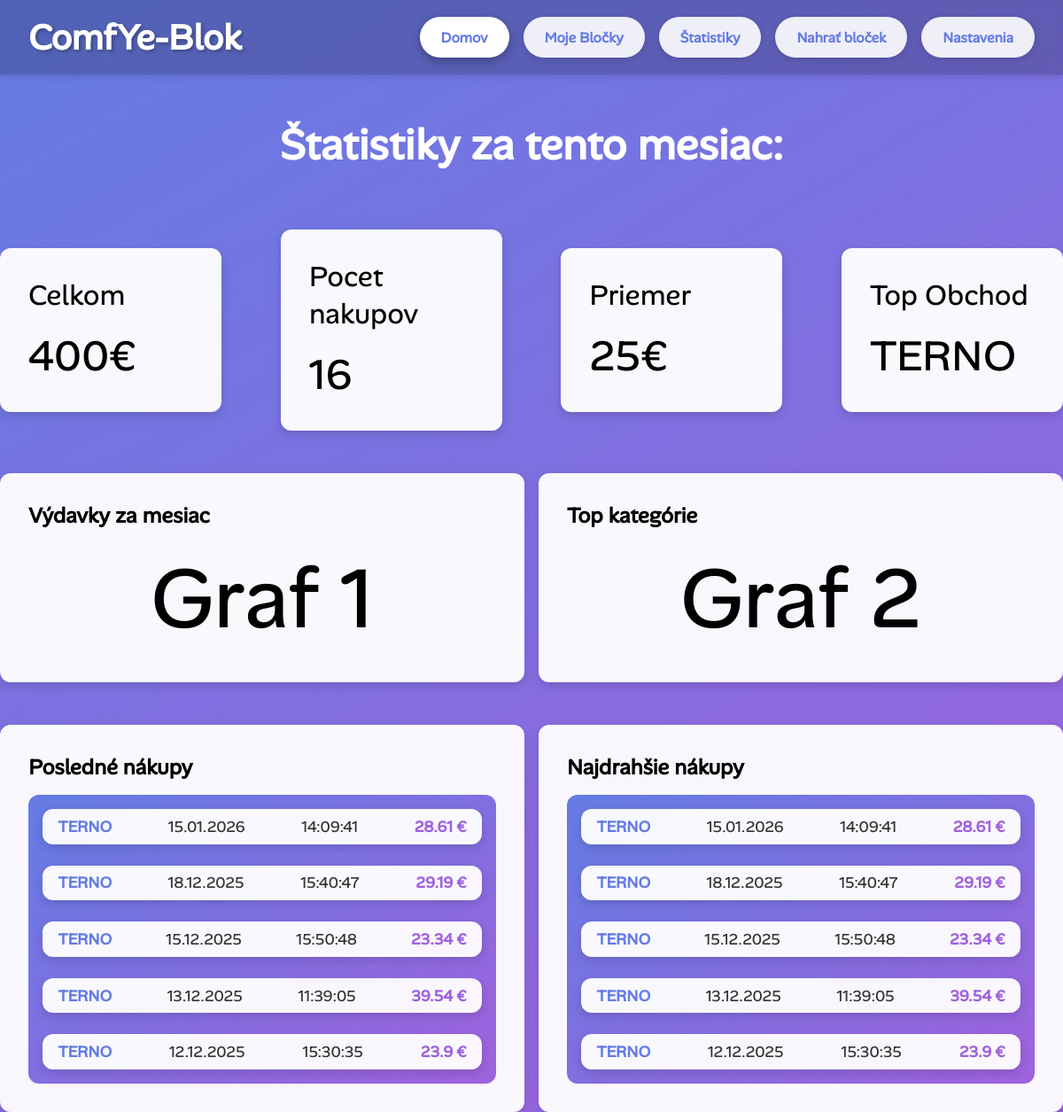
The page / on the database its author committed.
### tables this page shows
CREATE TABLE receipts(
        id INTEGER PRIMARY KEY AUTOINCREMENT,
        shop_name TEXT NOT NULL,
        date TEXT NOT NULL,
        time TEXT NOT NULL,
        datetime_iso TEXT NOT NULL,
        prize REAL NOT NULL,
        UNIQUE(shop_name,date,time,prize)
        );

### app.py (the view)
@app.route('/')
def index():
    last_receipts = helper.get_last_5_receipts()
    expensive_receipts = helper.get_top_5_expensive()
    return render_template('index.html', last_receipts = last_receipts, expensive_receipts = expensive_receipts)

### helper.py (called while the page is built)
def get_last_5_receipts():
    con = sqlite3.connect(database)
    con.row_factory = sqlite3.Row
    cur = con.cursor()
    cur.execute("""SELECT * FROM receipts
    ORDER BY datetime_iso DESC LIMIT 5""")
    receipts = cur.fetchall()
    con.close()
    return receipts

def get_top_5_expensive():
    con = sqlite3.connect(database)
    con.row_factory = sqlite3.Row
    cur = con.cursor()
    cur.execute("""SELECT * FROM receipts
    ORDER BY datetime_iso DESC LIMIT 5""")
    receipts = cur.fetchall()
    con.close()
    return receipts

### templates/index.html (shortened to what this page needs)
{% extends "base.html" %}
{% block css_addon %}
 <link rel="stylesheet" href="{{ url_for('static', filename='css/index.css') }}"></link>
{% endblock %}
{% block content %}
<h1 class="stats_h1">Štatistiky za tento mesiac:</h1>
<div class="stats_container">
    <div class="stats_card">
        <div class="stat_label">Celkom </div>
        <div class="stat_value">400€</div>
    </div>
    <div class="stats_card">
        <div class="stat_label">Pocet nakupov</div>
        <div class="stat_value">16</div>
    </div>
    <div class="stats_card">
        <div class="stat_label">Priemer</div>
        <div class="stat_value">25€</div>
    </div>
    <div class="stats_card">
        <div class="stat_label">Top Obchod</div>
        <div class="stat_value">TERNO</div>
    </div>
</div>
<div class="chart_container">
    <div class="chart_card">
        <h2>Výdavky za mesiac</h2>
        <div class="chart_month">
            Graf 1
        </div>
    </div>
    <div class="chart_card">
        <h2>Top kategórie</h2>
        <div class="chart_category">
            Graf 2
        </div>
    </div>
</div>
<div class="receipts_container">
    <div class="receipts_card">
        <h2>Posledné nákupy</h2>
        <div class="top_receipts">
            {% if last_receipts %}
                {% for last_receipt in last_receipts %}
                    <ul>
                        <li class="receipt_shop"> {{ last_receipt.shop_name }} </li>
                        <li class="receipt_date"> {{ last_receipt.date }} </li>
                        <li class="receipt_time"> {{ last_receipt.time }} </li>
                        <li class="receipt_price"> {{ last_receipt.prize }} € </li>
                    </ul>
                {% endfor %}
            {% else %}
                <div class="default_message">
                    <p>Zatiaľ nemáte žiadne bločky</p>
                </div>
            {% endif %}
        </div>
    </div>
    <div class="receipts_card">
        <h2>Najdrahšie nákupy</h2>
        <div class="top_receipts">
            {% if expensive_receipts %}
                {% for expensive_receipt in expensive_receipts %}
                    <ul>
                        <li class="receipt_shop"> {{ expensive_receipt.shop_name }} </li>
                        <li class="receipt_date"> {{ expensive_receipt.date }} </li>
                        <li class="receipt_time"> {{ expensive_receipt.time }} </li>
                        <li class="receipt_price"> {{ expensive_receipt.prize }} € </li>
                    </ul>
                {% endfor %}
            {% else %}
                <div class="default_message">
                    <p>Zatiaľ nemáte žiadne bločky</p>
                </div>
            {% endif %}
        </div>
    </div>
</div>
{% endblock %}

### static/css/base.css (style rules this page uses)
* { margin: 0; padding: 0; box-sizing: border-box; }
html, body { height: 100%; }
body { font-family: "AlanSans", sans-serif; background: linear-gradient(150deg, rgb(100, 124, 228) 0%, rgb(160, 98, 221) 100%); min-height: 100vh; }

### static/css/index.css (style rules this page uses)
.stats_container { display: flex; flex-direction: row; flex-wrap: wrap; gap: 1em; align-items: center; justify-content: space-between; padding: 0; margin: 1em auto; max-width: 1300px; }
.stats_h1 { text-align: center; padding: 1em; font-size: 3em; color: white; }
.stats_card { flex: 1; display: flex; flex-direction: column; align-items: start; justify-content: start; gap: 1em; max-width: 250px; background-color: rgba(255, 255, 255, 0.95); padding: 2em; border-radius: 12px; box-shadow: 0 4px 12px rgba(0, 0, 0, 0.15); transition: all 0.3s ease; }
.stat_label { font-size: 2em; }
.stat_value { font-size: 3em; }
.chart_container { display: flex; flex-direction: row; flex-wrap: wrap; gap: 1em; align-items: center; justify-content: space-between; padding: 0; margin: 3em auto; max-width: 1300px; }
.chart_card { flex: 1; display: flex; flex-direction: column; align-items: start; justify-content: start; gap: 1em; max-width: 600px; background-color: rgba(255, 255, 255, 0.95); padding: 2em; border-radius: 12px; box-shadow: 0 4px 12px rgba(0, 0, 0, 0.15); transition: all 0.3s ease; }
.chart_month { display: flex; font-size: 6em; justify-content: center; align-items: center; width: 100%; }
.chart_category { display: flex; font-size: 6em; justify-content: center; align-items: center; width: 100%; }
.receipts_container { display: flex; flex-direction: row; flex-wrap: wrap; gap: 1em; align-items: center; justify-content: space-between; padding: 0; margin: 3em auto; max-width: 1300px; }
.receipts_card { flex: 1; display: flex; flex-direction: column; align-items: start; justify-content: start; gap: 1em; max-width: 600px; background-color: rgba(255, 255, 255, 0.95); padding: 2em; border-radius: 12px; box-shadow: 0 4px 12px rgba(0, 0, 0, 0.15); transition: all 0.3s ease; }
.top_receipts { display: flex; flex-direction: column; border-radius: 12px; background: linear-gradient(150deg, rgb(100, 124, 228) 0%, rgb(160, 98, 221) 100%); padding: 1em; gap: 1.5em; width: 100%; }
.top_receipts ul { display: flex; flex-direction: row; align-items: center; justify-content: space-between; gap: 1em; list-style: none; background-color: rgba(255, 255, 255, 0.95); border-radius: 12px; box-shadow: 0 4px 12px rgba(0, 0, 0, 0.15); transition: all 0.3s ease; }
.top_receipts li { padding: 0.5em 1em; font-size: 1.1em; color: #333; }
.top_receipts li:first-child { font-weight: bold; color: rgb(100, 124, 228); }
.top_receipts li:last-child { font-weight: bold; color: rgb(160, 98, 221); border-radius: 8px; padding: 0.5em 1em; }

### rows shown on the page
receipts: shop_name "TERNO", date "15.01.2026", time "14:09:41", prize "28.61"
receipts: shop_name "TERNO", date "18.12.2025", time "15:40:47", prize "29.19"
receipts: shop_name "TERNO", date "15.12.2025", time "15:50:48", prize "23.34"
receipts: shop_name "TERNO", date "13.12.2025", time "11:39:05", prize "39.54"
receipts: shop_name "TERNO", date "12.12.2025", time "15:30:35", prize "23.9"
